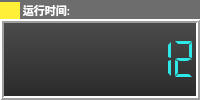
                 <widget class="QWidget" name="widget_2" native="true">
                  <property name="maximumSize">
                   <size>
                    <width>16777215</width>
                    <height>300</height>
                   </size>
                  </property>
                  <property name="styleSheet">
                   <string notr="true">background-color:rgb(109, 109, 109)</string>
                  </property>
                  <layout class="QVBoxLayout" name="verticalLayout_4" stretch="0,1">
                   <property name="spacing">
                    <number>0</number>
                   </property>
                   <property name="leftMargin">
                    <number>0</number>
                   </property>
                   <property name="topMargin">
                    <number>2</number>
                   </property>
                   <property name="rightMargin">
                    <number>0</number>
                   </property>
                   <property name="bottomMargin">
                    <number>0</number>
                   </property>
                   <item>
                    <layout class="QHBoxLayout" name="horizontalLayout_3">
                     <property name="spacing">
                      <number>0</number>
                     </property>
                     <item>
                      <widget class="QLabel" name="label_6">
                       <property name="minimumSize">
                        <size>
                         <width>20</width>
                         <height>0</height>
                        </size>
                       </property>
                       <property name="font">
                        <font>
                         <pointsize>8</pointsize>
                        </font>
                       </property>
                       <property name="styleSheet">
                        <string notr="true">background-color:rgb(255, 239, 55)</string>
                       </property>
                       <property name="text">
                        <string/>
                       </property>
                      </widget>
                     </item>
                     <item>
                      <widget class="QLabel" name="label_7">
                       <property name="font">
                        <font>
                         <family>微软雅黑</family>
                         <pointsize>8</pointsize>
                         <weight>75</weight>
                         <bold>true</bold>
                        </font>
                       </property>
                       <property name="styleSheet">
                        <string notr="true">background:transparent;
color:rgb(255, 255, 255)
</string>
                       </property>
                       <property name="text">
                        <string> 运行时间:</string>
                       </property>
                      </widget>
                     </item>
                     <item>
                      <spacer name="horizontalSpacer_3">
                       <property name="orientation">
                        <enum>Qt::Horizontal</enum>
                       </property>
                       <property name="sizeHint" stdset="0">
                        <size>
                         <width>40</width>
                         <height>10</height>
                        </size>
                       </property>
                      </spacer>
                     </item>
                    </layout>
                   </item>
                   <item>
                    <widget class="QLCDNumber" name="lcdNumRunTime">
                     <property name="sizePolicy">
                      <sizepolicy hsizetype="Expanding" vsizetype="Expanding">
                       <horstretch>0</horstretch>
                       <verstretch>0</verstretch>
                      </sizepolicy>
                     </property>
                     <property name="minimumSize">
                      <size>
                       <width>0</width>
                       <height>30</height>
                      </size>
                     </property>
                     <property name="palette">
                      <palette>
                       <active>
                        <colorrole role="WindowText">
                         <brush brushstyle="SolidPattern">
                          <color alpha="255">
                           <red>46</red>
                           <green>232</green>
                           <blue>232</blue>
                          </color>
                         </brush>
                        </colorrole>
                        <colorrole role="Button">
                         <brush brushstyle="LinearGradientPattern">
                          <gradient startx="0.000000000000000" starty="0.000000000000000" endx="0.000000000000000" endy="1.000000000000000" type="LinearGradient" spread="PadSpread" coordinatemode="ObjectBoundingMode">
                           <gradientstop position="0.000000000000000">
                            <color alpha="255">
                             <red>77</red>
                             <green>77</green>
                             <blue>77</blue>
                            </color>
                           </gradientstop>
                           <gradientstop position="1.000000000000000">
                            <color alpha="255">
                             <red>41</red>
                             <green>41</green>
                             <blue>41</blue>
                            </color>
                           </gradientstop>
                          </gradient>
                         </brush>
                        </colorrole>
                        <colorrole role="Text">
                         <brush brushstyle="SolidPattern">
                          <color alpha="255">
                           <red>46</red>
                           <green>232</green>
                           <blue>232</blue>
                          </color>
                         </brush>
                        </colorrole>
                        <colorrole role="ButtonText">
                         <brush brushstyle="SolidPattern">
                          <color alpha="255">
                           <red>46</red>
                           <green>232</green>
                           <blue>232</blue>
                          </color>
                         </brush>
                        </colorrole>
                        <colorrole role="Base">
                         <brush brushstyle="LinearGradientPattern">
                          <gradient startx="0.000000000000000" starty="0.000000000000000" endx="0.000000000000000" endy="1.000000000000000" type="LinearGradient" spread="PadSpread" coordinatemode="ObjectBoundingMode">
                           <gradientstop position="0.000000000000000">
                            <color alpha="255">
                             <red>77</red>
                             <green>77</green>
                             <blue>77</blue>
                            </color>
                           </gradientstop>
                           <gradientstop position="1.000000000000000">
                            <color alpha="255">
                             <red>41</red>
                             <green>41</green>
                             <blue>41</blue>
                            </color>
                           </gradientstop>
                          </gradient>
                         </brush>
                        </colorrole>
                        <colorrole role="Window">
                         <brush brushstyle="LinearGradientPattern">
                          <gradient startx="0.000000000000000" starty="0.000000000000000" endx="0.000000000000000" endy="1.000000000000000" type="LinearGradient" spread="PadSpread" coordinatemode="ObjectBoundingMode">
                           <gradientstop position="0.000000000000000">
                            <color alpha="255">
                             <red>77</red>
                             <green>77</green>
                             <blue>77</blue>
                            </color>
                           </gradientstop>
                           <gradientstop position="1.000000000000000">
                            <color alpha="255">
                             <red>41</red>
                             <green>41</green>
                             <blue>41</blue>
                            </color>
                           </gradientstop>
                          </gradient>
                         </brush>
                        </colorrole>
                        <colorrole role="PlaceholderText">
                         <brush brushstyle="NoBrush">
                          <color alpha="128">
                           <red>46</red>
                           <green>232</green>
                           <blue>232</blue>
                          </color>
                         </brush>
                        </colorrole>
                       </active>
                       <inactive>
                        <colorrole role="WindowText">
                         <brush brushstyle="SolidPattern">
                          <color alpha="255">
                           <red>46</red>
                           <green>232</green>
                           <blue>232</blue>
                          </color>
                         </brush>
                        </colorrole>
                        <colorrole role="Button">
                         <brush brushstyle="LinearGradientPattern">
                          <gradient startx="0.000000000000000" starty="0.000000000000000" endx="0.000000000000000" endy="1.000000000000000" type="LinearGradient" spread="PadSpread" coordinatemode="ObjectBoundingMode">
                           <gradientstop position="0.000000000000000">
                            <color alpha="255">
                             <red>77</red>
                             <green>77</green>
                             <blue>77</blue>
                            </color>
                           </gradientstop>
                           <gradientstop position="1.000000000000000">
                            <color alpha="255">
                             <red>41</red>
                             <green>41</green>
                             <blue>41</blue>
                            </color>
                           </gradientstop>
                          </gradient>
                         </brush>
                        </colorrole>
                        <colorrole role="Text">
                         <brush brushstyle="SolidPattern">
                          <color alpha="255">
                           <red>46</red>
                           <green>232</green>
                           <blue>232</blue>
                          </color>
                         </brush>
                        </colorrole>
                        <colorrole role="ButtonText">
                         <brush brushstyle="SolidPattern">
                          <color alpha="255">
                           <red>46</red>
                           <green>232</green>
                           <blue>232</blue>
                          </color>
                         </brush>
                        </colorrole>
                        <colorrole role="Base">
                         <brush brushstyle="LinearGradientPattern">
                          <gradient startx="0.000000000000000" starty="0.000000000000000" endx="0.000000000000000" endy="1.000000000000000" type="LinearGradient" spread="PadSpread" coordinatemode="ObjectBoundingMode">
                           <gradientstop position="0.000000000000000">
                            <color alpha="255">
                             <red>77</red>
                             <green>77</green>
                             <blue>77</blue>
                            </color>
                           </gradientstop>
                           <gradientstop position="1.000000000000000">
                            <color alpha="255">
                             <red>41</red>
                             <green>41</green>
                             <blue>41</blue>
                            </color>
                           </gradientstop>
                          </gradient>
                         </brush>
                        </colorrole>
                        <colorrole role="Window">
                         <brush brushstyle="LinearGradientPattern">
                          <gradient startx="0.000000000000000" starty="0.000000000000000" endx="0.000000000000000" endy="1.000000000000000" type="LinearGradient" spread="PadSpread" coordinatemode="ObjectBoundingMode">
                           <gradientstop position="0.000000000000000">
                            <color alpha="255">
                             <red>77</red>
                             <green>77</green>
                             <blue>77</blue>
                            </color>
                           </gradientstop>
                           <gradientstop position="1.000000000000000">
                            <color alpha="255">
                             <red>41</red>
                             <green>41</green>
                             <blue>41</blue>
                            </color>
                           </gradientstop>
                          </gradient>
                         </brush>
                        </colorrole>
                        <colorrole role="PlaceholderText">
                         <brush brushstyle="NoBrush">
                          <color alpha="128">
                           <red>46</red>
                           <green>232</green>
                           <blue>232</blue>
                          </color>
                         </brush>
                        </colorrole>
                       </inactive>
                       <disabled>
                        <colorrole role="WindowText">
                         <brush brushstyle="SolidPattern">
                          <color alpha="255">
                           <red>46</red>
                           <green>232</green>
                           <blue>232</blue>
                          </color>
                         </brush>
                        </colorrole>
                        <colorrole role="Button">
                         <brush brushstyle="LinearGradientPattern">
                          <gradient startx="0.000000000000000" starty="0.000000000000000" endx="0.000000000000000" endy="1.000000000000000" type="LinearGradient" spread="PadSpread" coordinatemode="ObjectBoundingMode">
                           <gradientstop position="0.000000000000000">
                            <color alpha="255">
                             <red>77</red>
                             <green>77</green>
                             <blue>77</blue>
                            </color>
                           </gradientstop>
                           <gradientstop position="1.000000000000000">
                            <color alpha="255">
                             <red>41</red>
                             <green>41</green>
                             <blue>41</blue>
                            </color>
                           </gradientstop>
                          </gradient>
                         </brush>
                        </colorrole>
                        <colorrole role="Text">
                         <brush brushstyle="SolidPattern">
                          <color alpha="255">
                           <red>46</red>
                           <green>232</green>
                           <blue>232</blue>
                          </color>
                         </brush>
                        </colorrole>
                        <colorrole role="ButtonText">
                         <brush brushstyle="SolidPattern">
                          <color alpha="255">
                           <red>46</red>
                           <green>232</green>
                           <blue>232</blue>
                          </color>
                         </brush>
                        </colorrole>
                        <colorrole role="Base">
                         <brush brushstyle="LinearGradientPattern">
                          <gradient startx="0.000000000000000" starty="0.000000000000000" endx="0.000000000000000" endy="1.000000000000000" type="LinearGradient" spread="PadSpread" coordinatemode="ObjectBoundingMode">
                           <gradientstop position="0.000000000000000">
                            <color alpha="255">
                             <red>77</red>
                             <green>77</green>
                             <blue>77</blue>
                            </color>
                           </gradientstop>
                           <gradientstop position="1.000000000000000">
                            <color alpha="255">
                             <red>41</red>
                             <green>41</green>
                             <blue>41</blue>
                            </color>
                           </gradientstop>
                          </gradient>
                         </brush>
                        </colorrole>
                        <colorrole role="Window">
                         <brush brushstyle="LinearGradientPattern">
                          <gradient startx="0.000000000000000" starty="0.000000000000000" endx="0.000000000000000" endy="1.000000000000000" type="LinearGradient" spread="PadSpread" coordinatemode="ObjectBoundingMode">
                           <gradientstop position="0.000000000000000">
                            <color alpha="255">
                             <red>77</red>
                             <green>77</green>
                             <blue>77</blue>
                            </color>
                           </gradientstop>
                           <gradientstop position="1.000000000000000">
                            <color alpha="255">
                             <red>41</red>
                             <green>41</green>
                             <blue>41</blue>
                            </color>
                           </gradientstop>
                          </gradient>
                         </brush>
                        </colorrole>
                        <colorrole role="PlaceholderText">
                         <brush brushstyle="NoBrush">
                          <color alpha="128">
                           <red>46</red>
                           <green>232</green>
                           <blue>232</blue>
                          </color>
                         </brush>
                        </colorrole>
                       </disabled>
                      </palette>
                     </property>
                     <property name="font">
                      <font>
                       <family>Agency FB</family>
                       <pointsize>18</pointsize>
                      </font>
                     </property>
                     <property name="styleSheet">
                      <string notr="true">background: qlineargradient(spread:pad, x1:0, y1:0, x2:0, y2:1, stop:0#4D4D4D, stop:1 #292929);
color:rgb(46, 232, 232)</string>
                     </property>
                     <property name="lineWidth">
                      <number>2</number>
                     </property>
                     <property name="smallDecimalPoint">
                      <bool>false</bool>
                     </property>
                     <property name="digitCount">
                      <number>9</number>
                     </property>
                     <property name="segmentStyle">
                      <enum>QLCDNumber::Flat</enum>
                     </property>
                     <property name="value" stdset="0">
                      <double>12.000000000000000</double>
                     </property>
                     <property name="intValue" stdset="0">
                      <number>12</number>
                     </property>
                    </widget>
                   </item>
                  </layout>
                 </widget>
